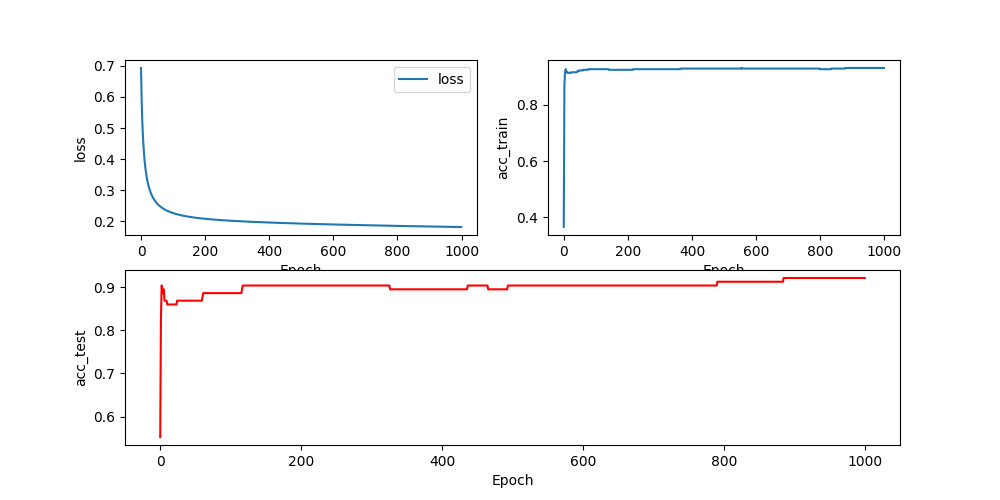

This figure's Python source:
# -*- coding: utf-8 -*-
# @Time    : 2022/9/12 3:21 PM
# @Author  : Hush
# @Email   : crush@tju.edu.cn

import numpy as np
import matplotlib.pyplot as plt

class LogisticRegression:

    def __init__(self, data, data_test):
        self.m = data.shape[0]
        self.cols = data.shape[1] + 1
        self.w = np.zeros(self.cols)
        self.b = np.ones(self.m).reshape(self.m, 1)
        self.lr = 0.001
        self.train_X = np.hstack([self.b, data])

        self.m_test = data_test.shape[0]
        self.b_test = np.ones(self.m_test).reshape(self.m_test, 1)
        self.test_X = np.hstack([self.b_test, data_test])

    def sigmoid(self, x):
        """
        逻辑函数
        """
        res = 1 / (1.0 + np.exp(-x))
        return np.clip(res, 1e-8, (1 - 1e-8))

    def predict(self, y):
        """
        使用模型进行预测标记值
        """
        y_pred = np.where(y > 0.5, 1, 0)
        return y_pred

    def fit(self, X, Y, X_test, Y_test, epochs):
        i = 0
        loss_record = []
        acc_record = []
        acc_test_record = []
        for i in range(epochs):
            ## predict
            y_hat = self.sigmoid(np.dot(X, self.w))

            ## compute loss
            loss = -(np.sum(Y * np.log(y_hat) + (1 - Y) * np.log(1 - y_hat))) / self.m
            loss_record.append(loss)

            ## compute gradiant
            grad = (np.dot(X.T, (y_hat - Y)))

            ## update weight----gradient_descent
            self.w = self.w - self.lr * grad

            acc = 1 - (np.sum(np.abs(self.predict(y_hat) - Y)) / self.m)
            acc_record.append(acc)

            ## test each epoch
            acc_test = self.test(X_test, Y_test)
            acc_test_record.append(acc_test)
        self.plot_history(loss_record, acc_record, acc_test_record, epochs)
        return loss_record, acc_record, acc_test_record

    def test(self, X, Y):
        acc_test = 1 - (np.sum(np.abs(self.predict(self.sigmoid(np.dot(X, self.w))) - Y)) / self.m_test)
        return acc_test

    def plot_history(self, loss_record, acc_record, acc_test_record, epochs):
        plt.figure(figsize=(10, 5))
        plt.subplot(2, 2, 1)
        plt.xlabel('Epoch')
        plt.ylabel('loss')
        plt.plot(range(epochs), loss_record, label='loss')
        plt.legend()
        plt.subplot(2, 2, 2)
        plt.xlabel('Epoch')
        plt.ylabel('acc_train')
        plt.plot(range(epochs), acc_record, label='acc_train')
        plt.subplot(2, 1, 2)
        plt.xlabel('Epoch')
        plt.ylabel('acc_test')
        plt.plot(range(epochs), acc_test_record, label='acc_test', color='red')
        plt.show()
